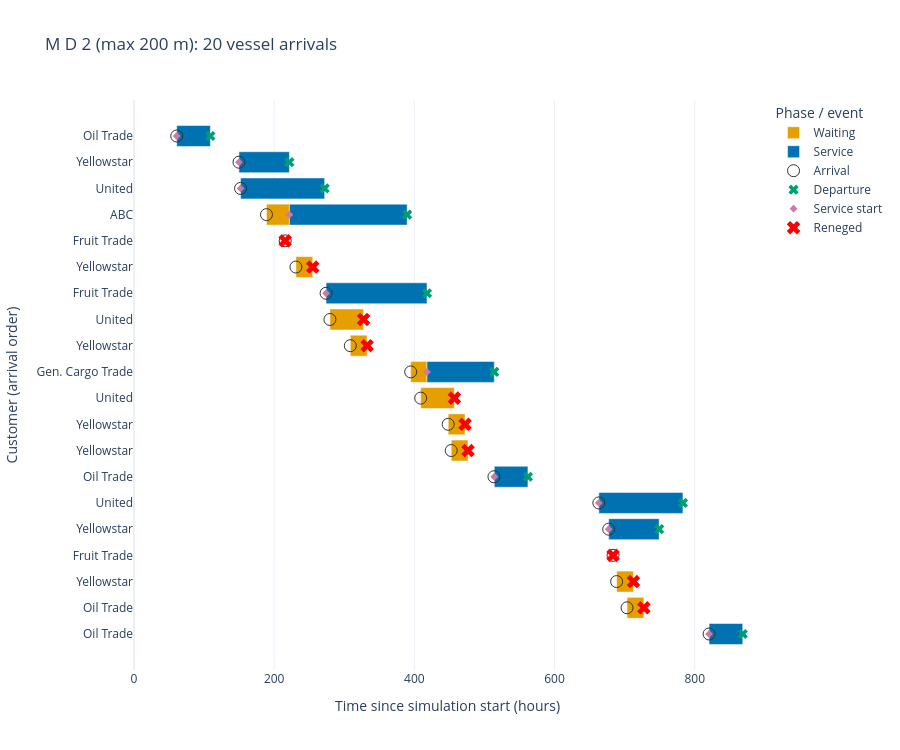

Notebook code for this chart:
### Markdown cell above
## 5. Gantt chart: arrival, waiting, service and reneging

One row per vessel visit, labelled by vessel name. Orange is waiting, blue is actual service, a green cross marks departure after service, and a **red cross** marks reneging. Reneged visits have no service bar. Hover labels show at most two decimals in hours, with days in parentheses. The table below includes status and actual departure time.

### Code cell
import plotly.graph_objects as go

customers = df.sort_values(["AT", "c_id"]).copy()
customers["wait_end"] = customers["TSB"].fillna(customers["departure"])
customer_rows = "Customer " + customers["c_id"].astype(str)
customer_labels = customer_rows.copy()
if "name" in customers.columns:
    names = customers["name"].fillna("").astype(str).str.strip()
    customer_labels = names.where(names.ne(""), customer_rows)
def hover_time(hours):
    hours_text = f"{hours:.2f}".rstrip("0").rstrip(".")
    days_text = f"{hours / 24:.2f}".rstrip("0").rstrip(".")
    return f"{hours_text} h ({days_text} days)"

fig = go.Figure()

for phase, start, end, color in [
    ("Waiting", "AT", "wait_end", "#E69F00"),
    ("Service", "TSB", "TSE", "#0072B2"),
]:
    mask = customers[start].notna() & customers[end].notna()
    fig.add_trace(go.Bar(
        name=phase, y=customer_rows[mask], text=customer_labels[mask], textposition="none",
        x=customers.loc[mask, end] - customers.loc[mask, start], base=customers.loc[mask, start],
        orientation="h", marker_color=color,
        customdata=list(zip(
            customers.loc[mask, start].map(hover_time),
            customers.loc[mask, end].map(hover_time),
            (customers.loc[mask, end] - customers.loc[mask, start]).map(hover_time),
        )),
        hovertemplate=("%{text}<br>Start: %{customdata[0]}"
                       "<br>End: %{customdata[1]}"
                       "<br>Duration: %{customdata[2]}<extra>%{fullData.name}</extra>"),
    ))

for event, column, symbol, color, size, status in [
    ("Arrival", "AT", "circle-open", "#333333", 12, None),
    ("Departure", "TSE", "x", "#009E73", 9, "served"),
    ("Service start", "TSB", "diamond", "#CC79A7", 6, "served"),
    ("Reneged", "departure", "x", "red", 12, "reneged"),
]:
    mask = customers[column].notna()
    if status is not None:
        mask &= customers["status"].eq(status)
    fig.add_trace(go.Scatter(
        name=event, x=customers.loc[mask, column], y=customer_rows[mask], text=customer_labels[mask], mode="markers",
        marker=dict(symbol=symbol, color=color, size=size),
        customdata=customers.loc[mask, column].map(hover_time),
        hovertemplate="%{text}<br>Time: %{customdata}<extra>%{fullData.name}</extra>",
    ))

horizon = customers["departure"].max()
fig.update_layout(
    title=f"{example_title}: {len(customers)} vessel arrivals",
    barmode="overlay", template="plotly_white", height=750,
    xaxis_title="Time since simulation start (hours)",
    yaxis_title="Customer (arrival order)", legend_title_text="Phase / event",
)
fig.update_yaxes(categoryorder="array", categoryarray=customer_rows.tolist(), autorange="reversed",
                 tickmode="array", tickvals=customer_rows.tolist(), ticktext=customer_labels.tolist())
fig.update_xaxes(range=[0, horizon * 1.03])
fig.show()
customers[["c_id", "name", "length", "maxwait", "status", "AT", "TSB", "TSE", "departure", "TCWQ", "ST", "TCSS", "s_id"]]

### Figure 1 — Plotly figure (JSON) as saved in the notebook; plotly's stock layout.template omitted (floating-point values rounded to 4 significant figures)
{"data": [{"base": [60.95, 149.7, 152.0, 189.0, 215.7, 231.0, 274.0, 279.5, 308.6, 394.7, 409.0, 448.3, 452.6, 513.5, 663.2, 677.2, 683.5, 688.6, 703.4, 820.5], "customdata": [["60.95 h (2.54 days)", "60.95 h (2.54 days)", "0 h (0 days)"], ["149.74 h (6.24 days)", "149.74 h (6.24 days)", "0 h (0 days)"], ["152.03 h (6.33 days)", "152.03 h (6.33 days)", "0 h (0 days)"], ["189 h (7.88 days)", "221.74 h (9.24 days)", "32.74 h (1.36 days)"], ["215.69 h (8.99 days)", "215.69 h (8.99 days)", "0 h (0 days)"], ["230.99 h (9.62 days)", "254.99 h (10.62 days)", "24 h (1 days)"], ["274.04 h (11.42 days)", "274.04 h (11.42 days)", "0 h (0 days)"], ["279.53 h (11.65 days)", "327.53 h (13.65 days)", "48 h (2 days)"], ["308.62 h (12.86 days)", "332.62 h (13.86 days)", "24 h (1 days)"], ["394.75 h (16.45 days)", "418.04 h (17.42 days)", "23.29 h (0.97 days)"], ["409.02 h (17.04 days)", "457.02 h (19.04 days)", "48 h (2 days)"], ["448.28 h (18.68 days)", "472.28 h (19.68 days)", "24 h (1 days)"], ["452.57 h (18.86 days)", "476.57 h (19.86 days)", "24 h (1 days)"], ["513.54 h (21.4 days)", "514.04 h (21.42 days)", "0.5 h (0.02 days)"], ["663.18 h (27.63 days)", "663.18 h (27.63 days)", "0 h (0 days)"], ["677.23 h (28.22 days)", "677.23 h (28.22 days)", "0 h (0 days)"], ["683.49 h (28.48 days)", "683.49 h (28.48 days)", "0 h (0 days)"], ["688.58 h (28.69 days)", "712.58 h (29.69 days)", "24 h (1 days)"], ["703.44 h (29.31 days)", "727.44 h (30.31 days)", "24 h (1 days)"], ["820.48 h (34.19 days)", "820.48 h (34.19 days)", "0 h (0 days)"]], "hovertemplate": "%{text}<br>Start: %{customdata[0]}<br>End: %{customdata[1]}<br>Duration: %{customdata[2]}<extra>%{fullData.name}</extra>", "marker": {"color": "#E69F00"}, "name": "Waiting", "orientation": "h", "text": ["Oil Trade", "Yellowstar", "United", "ABC", "Fruit Trade", "Yellowstar", "Fruit Trade", "United", "Yellowstar", "Gen. Cargo Trade", "United", "Yellowstar", "Yellowstar", "Oil Trade", "United", "Yellowstar", "Fruit Trade", "Yellowstar", "Oil Trade", "Oil Trade"], "textposition": "none", "type": "bar", "x": [0.0, 0.0, 0.0, 32.74, 0.0, 24.0, 0.0, 48.0, 24.0, 23.29, 48.0, 24.0, 24.0, 0.4953, 0.0, 0.0, 0.0, 24.0, 24.0, 0.0], "y": ["Customer 1", "Customer 2", "Customer 3", "Customer 4", "Customer 5", "Customer 6", "Customer 7", "Customer 8", "Customer 9", "Customer 10", "Customer 11", "Customer 12", "Customer 13", "Customer 14", "Customer 15", "Customer 16", "Customer 17", "Customer 18", "Customer 19", "Customer 20"]}, {"base": [60.95, 149.7, 152.0, 221.7, 274.0, 418.0, 514.0, 663.2, 677.2, 820.5], "customdata": [["60.95 h (2.54 days)", "108.95 h (4.54 days)", "48 h (2 days)"], ["149.74 h (6.24 days)", "221.74 h (9.24 days)", "72 h (3 days)"], ["152.03 h (6.33 days)", "272.03 h (11.33 days)", "120 h (5 days)"], ["221.74 h (9.24 days)", "389.74 h (16.24 days)", "168 h (7 days)"], ["274.04 h (11.42 days)", "418.04 h (17.42 days)", "144 h (6 days)"], ["418.04 h (17.42 days)", "514.04 h (21.42 days)", "96 h (4 days)"], ["514.04 h (21.42 days)", "562.04 h (23.42 days)", "48 h (2 days)"], ["663.18 h (27.63 days)", "783.18 h (32.63 days)", "120 h (5 days)"], ["677.23 h (28.22 days)", "749.23 h (31.22 days)", "72 h (3 days)"], ["820.48 h (34.19 days)", "868.48 h (36.19 days)", "48 h (2 days)"]], "hovertemplate": "%{text}<br>Start: %{customdata[0]}<br>End: %{customdata[1]}<br>Duration: %{customdata[2]}<extra>%{fullData.name}</extra>", "marker": {"color": "#0072B2"}, "name": "Service", "orientation": "h", "text": ["Oil Trade", "Yellowstar", "United", "ABC", "Fruit Trade", "Gen. Cargo Trade", "Oil Trade", "United", "Yellowstar", "Oil Trade"], "textposition": "none", "type": "bar", "x": [48.0, 72.0, 120.0, 168.0, 144.0, 96.0, 48.0, 120.0, 72.0, 48.0], "y": ["Customer 1", "Customer 2", "Customer 3", "Customer 4", "Customer 7", "Customer 10", "Customer 14", "Customer 15", "Customer 16", "Customer 20"]}, {"customdata": ["60.95 h (2.54 days)", "149.74 h (6.24 days)", "152.03 h (6.33 days)", "189 h (7.88 days)", "215.69 h (8.99 days)", "230.99 h (9.62 days)", "274.04 h (11.42 days)", "279.53 h (11.65 days)", "308.62 h (12.86 days)", "394.75 h (16.45 days)", "409.02 h (17.04 days)", "448.28 h (18.68 days)", "452.57 h (18.86 days)", "513.54 h (21.4 days)", "663.18 h (27.63 days)", "677.23 h (28.22 days)", "683.49 h (28.48 days)", "688.58 h (28.69 days)", "703.44 h (29.31 days)", "820.48 h (34.19 days)"], "hovertemplate": "%{text}<br>Time: %{customdata}<extra>%{fullData.name}</extra>", "marker": {"color": "#333333", "size": 12, "symbol": "circle-open"}, "mode": "markers", "name": "Arrival", "text": ["Oil Trade", "Yellowstar", "United", "ABC", "Fruit Trade", "Yellowstar", "Fruit Trade", "United", "Yellowstar", "Gen. Cargo Trade", "United", "Yellowstar", "Yellowstar", "Oil Trade", "United", "Yellowstar", "Fruit Trade", "Yellowstar", "Oil Trade", "Oil Trade"], "type": "scatter", "x": [60.95, 149.7, 152.0, 189.0, 215.7, 231.0, 274.0, 279.5, 308.6, 394.7, 409.0, 448.3, 452.6, 513.5, 663.2, 677.2, 683.5, 688.6, 703.4, 820.5], "y": ["Customer 1", "Customer 2", "Customer 3", "Customer 4", "Customer 5", "Customer 6", "Customer 7", "Customer 8", "Customer 9", "Customer 10", "Customer 11", "Customer 12", "Customer 13", "Customer 14", "Customer 15", "Customer 16", "Customer 17", "Customer 18", "Customer 19", "Customer 20"]}, {"customdata": ["108.95 h (4.54 days)", "221.74 h (9.24 days)", "272.03 h (11.33 days)", "389.74 h (16.24 days)", "418.04 h (17.42 days)", "514.04 h (21.42 days)", "562.04 h (23.42 days)", "783.18 h (32.63 days)", "749.23 h (31.22 days)", "868.48 h (36.19 days)"], "hovertemplate": "%{text}<br>Time: %{customdata}<extra>%{fullData.name}</extra>", "marker": {"color": "#009E73", "size": 9, "symbol": "x"}, "mode": "markers", "name": "Departure", "text": ["Oil Trade", "Yellowstar", "United", "ABC", "Fruit Trade", "Gen. Cargo Trade", "Oil Trade", "United", "Yellowstar", "Oil Trade"], "type": "scatter", "x": [109.0, 221.7, 272.0, 389.7, 418.0, 514.0, 562.0, 783.2, 749.2, 868.5], "y": ["Customer 1", "Customer 2", "Customer 3", "Customer 4", "Customer 7", "Customer 10", "Customer 14", "Customer 15", "Customer 16", "Customer 20"]}, {"customdata": ["60.95 h (2.54 days)", "149.74 h (6.24 days)", "152.03 h (6.33 days)", "221.74 h (9.24 days)", "274.04 h (11.42 days)", "418.04 h (17.42 days)", "514.04 h (21.42 days)", "663.18 h (27.63 days)", "677.23 h (28.22 days)", "820.48 h (34.19 days)"], "hovertemplate": "%{text}<br>Time: %{customdata}<extra>%{fullData.name}</extra>", "marker": {"color": "#CC79A7", "size": 6, "symbol": "diamond"}, "mode": "markers", "name": "Service start", "text": ["Oil Trade", "Yellowstar", "United", "ABC", "Fruit Trade", "Gen. Cargo Trade", "Oil Trade", "United", "Yellowstar", "Oil Trade"], "type": "scatter", "x": [60.95, 149.7, 152.0, 221.7, 274.0, 418.0, 514.0, 663.2, 677.2, 820.5], "y": ["Customer 1", "Customer 2", "Customer 3", "Customer 4", "Customer 7", "Customer 10", "Customer 14", "Customer 15", "Customer 16", "Customer 20"]}, {"customdata": ["215.69 h (8.99 days)", "254.99 h (10.62 days)", "327.53 h (13.65 days)", "332.62 h (13.86 days)", "457.02 h (19.04 days)", "472.28 h (19.68 days)", "476.57 h (19.86 days)", "683.49 h (28.48 days)", "712.58 h (29.69 days)", "727.44 h (30.31 days)"], "hovertemplate": "%{text}<br>Time: %{customdata}<extra>%{fullData.name}</extra>", "marker": {"color": "red", "size": 12, "symbol": "x"}, "mode": "markers", "name": "Reneged", "text": ["Fruit Trade", "Yellowstar", "United", "Yellowstar", "United", "Yellowstar", "Yellowstar", "Fruit Trade", "Yellowstar", "Oil Trade"], "type": "scatter", "x": [215.7, 255.0, 327.5, 332.6, 457.0, 472.3, 476.6, 683.5, 712.6, 727.4], "y": ["Customer 5", "Customer 6", "Customer 8", "Customer 9", "Customer 11", "Customer 12", "Customer 13", "Customer 17", "Customer 18", "Customer 19"]}], "layout": {"barmode": "overlay", "height": 750, "legend": {"title": {"text": "Phase / event"}}, "title": {"text": "M D 2 (max 200 m): 20 vessel arrivals"}, "xaxis": {"range": [0, 894.5], "title": {"text": "Time since simulation start (hours)"}}, "yaxis": {"autorange": "reversed", "categoryarray": ["Customer 1", "Customer 2", "Customer 3", "Customer 4", "Customer 5", "Customer 6", "Customer 7", "Customer 8", "Customer 9", "Customer 10", "Customer 11", "Customer 12", "Customer 13", "Customer 14", "Customer 15", "Customer 16", "Customer 17", "Customer 18", "Customer 19", "Customer 20"], "categoryorder": "array", "tickmode": "array", "ticktext": ["Oil Trade", "Yellowstar", "United", "ABC", "Fruit Trade", "Yellowstar", "Fruit Trade", "United", "Yellowstar", "Gen. Cargo Trade", "United", "Yellowstar", "Yellowstar", "Oil Trade", "United", "Yellowstar", "Fruit Trade", "Yellowstar", "Oil Trade", "Oil Trade"], "tickvals": ["Customer 1", "Customer 2", "Customer 3", "Customer 4", "Customer 5", "Customer 6", "Customer 7", "Customer 8", "Customer 9", "Customer 10", "Customer 11", "Customer 12", "Customer 13", "Customer 14", "Customer 15", "Customer 16", "Customer 17", "Customer 18", "Customer 19", "Customer 20"], "title": {"text": "Customer (arrival order)"}}}}
